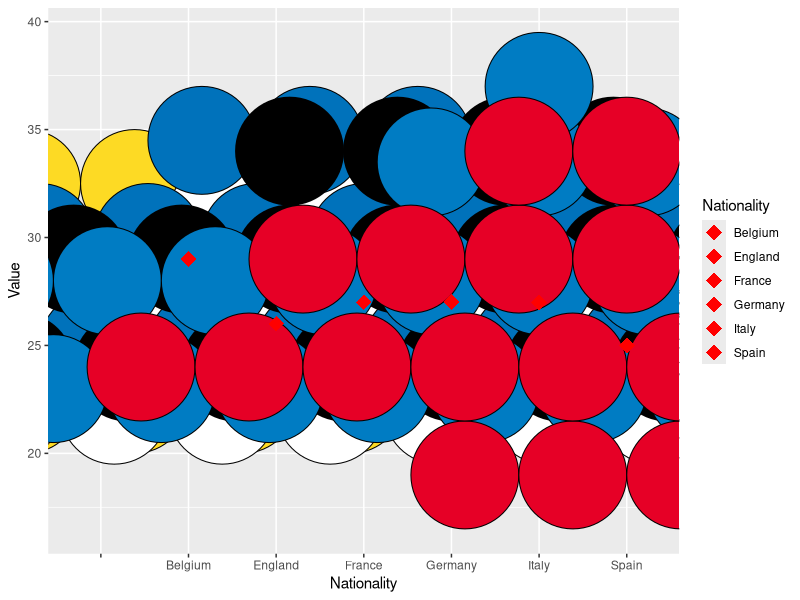
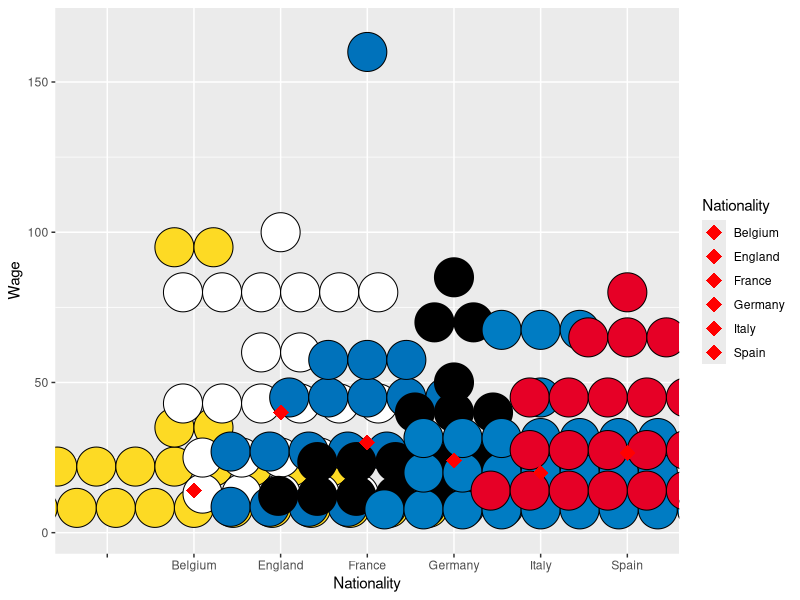
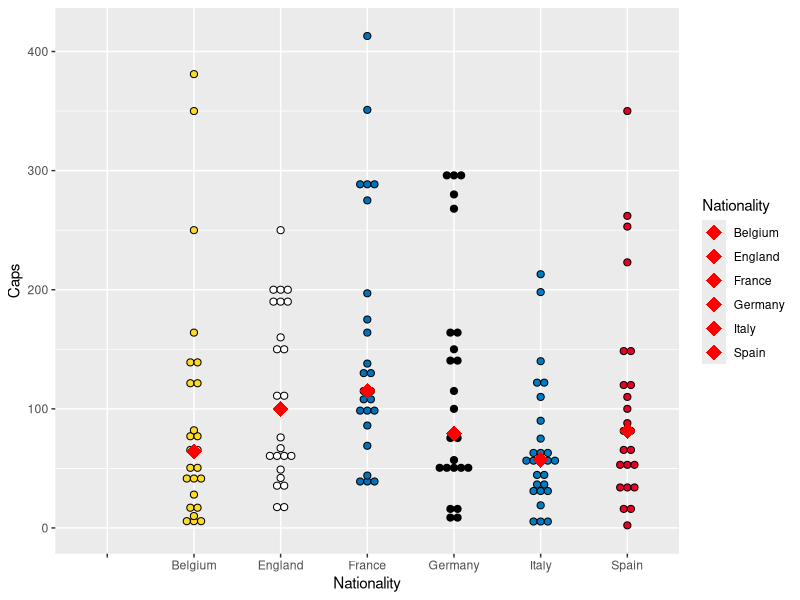

The R source for these figures, in order:
## ---- chunk 1
knitr::opts_chunk$set(echo = TRUE)
## ---- chunk 2
MoneyballData = read.csv("Moneyball Soccer Dataset.csv")
## ---- chunk 3
names(MoneyballData) = c("Players","Nationality","Club","Position","Value","Wage","Caps")
attach(MoneyballData)
## ---- chunk 4
library(tidyverse)
library(dplyr)
library(ggplot2)
## ---- chunk 5
# Dot Plot to test for Equal Variance (value, wage and caps)

# value
plot <- ggplot(MoneyballData, aes(x=Nationality, y=Value, fill = Nationality)) + scale_fill_manual(values=c("#FDDA24", "#FFFFFF", "#0072BB", "#000000", "#007CC3", "#E60026")) +
  geom_dotplot(binaxis='y', stackdir='center', binwidth = 5) + stat_summary(fun=median, geom="point", shape=18,
                 size=5, color="red")
plot

# wage
plot <- ggplot(MoneyballData, aes(x=Nationality, y=Wage, fill = Nationality)) + scale_fill_manual(values=c("#FDDA24", "#FFFFFF", "#0072BB", "#000000", "#007CC3", "#E60026")) +
  geom_dotplot(binaxis='y', stackdir='center', binwidth = 13) + stat_summary(fun=median, geom="point", shape=18,
                 size=5, color="red")
plot

# caps
plot <- ggplot(MoneyballData, aes(x=Nationality, y=Caps, fill = Nationality)) + scale_fill_manual(values=c("#FDDA24", "#FFFFFF", "#0072BB", "#000000", "#007CC3", "#E60026")) +
  geom_dotplot(binaxis='y', stackdir='center', binwidth = 6) + stat_summary(fun=median, geom="point", shape=18,
                 size=5, color="red")
plot
